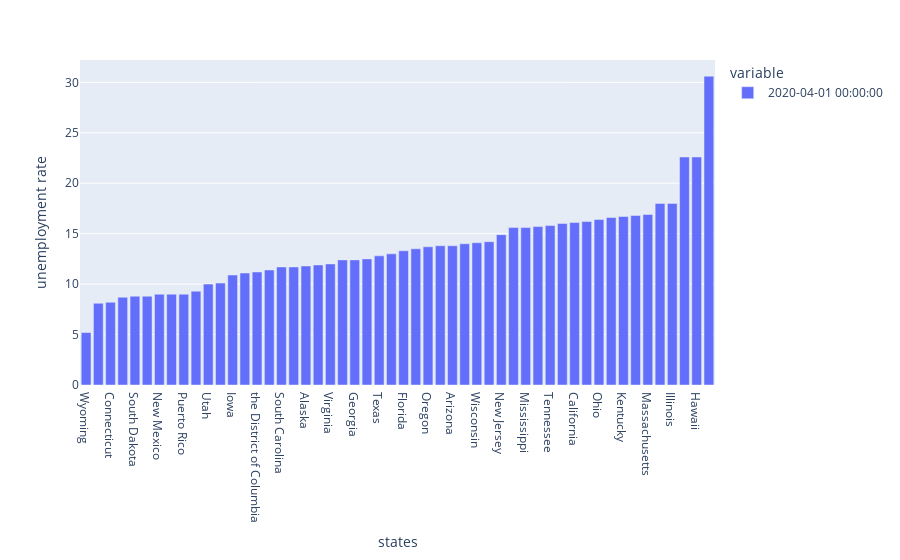

Notebook code cell kept with this figure:
### Code cell
px_fig = px.bar(data_frame = april_2020_df, labels = {'value' : 'unemployment rate', 'index' : 'states'})
px_fig.show()

### Figure 1 — Plotly figure (JSON) as saved in the notebook; plotly's stock layout.template omitted (floating-point values rounded to 4 significant figures)
{"data": [{"alignmentgroup": "True", "hovertemplate": "variable=2020-04-01 00:00:00<br>states=%{x}<br>unemployment rate=%{y}<extra></extra>", "legendgroup": "2020-04-01 00:00:00", "marker": {"color": "#636efa", "pattern": {"shape": ""}}, "name": "2020-04-01 00:00:00", "offsetgroup": "2020-04-01 00:00:00", "orientation": "v", "showlegend": true, "textposition": "auto", "type": "bar", "x": ["Wyoming", "Nebraska", "Connecticut", "North Dakota", "South Dakota", "Minnesota", "New Mexico", "Maryland", "Puerto Rico", "Maine", "Utah", "Arkansas", "Iowa", "Colorado", "the District of Columbia", "Missouri", "South Carolina", "Idaho", "Alaska", "Montana", "Virginia", "Kansas", "Georgia", "Oklahoma", "Texas", "Delaware", "Florida", "Louisiana", "Oregon", "Alabama", "Arizona", "Vermont", "Wisconsin", "North Carolina", "New Jersey", "New York", "Mississippi", "West Virginia", "Tennessee", "New Hampshire", "California", "Pennsylvania", "Ohio", "Washington", "Kentucky", "Indiana", "Massachusetts", "Rhode Island", "Illinois", "Michigan", "Hawaii", "Nevada"], "xaxis": "x", "y": [5.2, 8.1, 8.2, 8.7, 8.8, 8.8, 9, 9, 9, 9.3, 10, 10.1, 10.9, 11.1, 11.2, 11.4, 11.7, 11.7, 11.8, 11.9, 12, 12.4, 12.4, 12.5, 12.8, 13, 13.3, 13.5, 13.7, 13.8, 13.8, 14, 14.1, 14.2, 14.9, 15.6, 15.6, 15.7, 15.8, 16, 16.1, 16.2, 16.4, 16.6, 16.7, 16.8, 16.9, 18, 18, 22.6, 22.6, 30.6], "yaxis": "y"}], "layout": {"barmode": "relative", "legend": {"title": {"text": "variable"}, "tracegroupgap": 0}, "margin": {"t": 60}, "xaxis": {"anchor": "y", "domain": [0, 1], "title": {"text": "states"}}, "yaxis": {"anchor": "x", "domain": [0, 1], "title": {"text": "unemployment rate"}}}}
